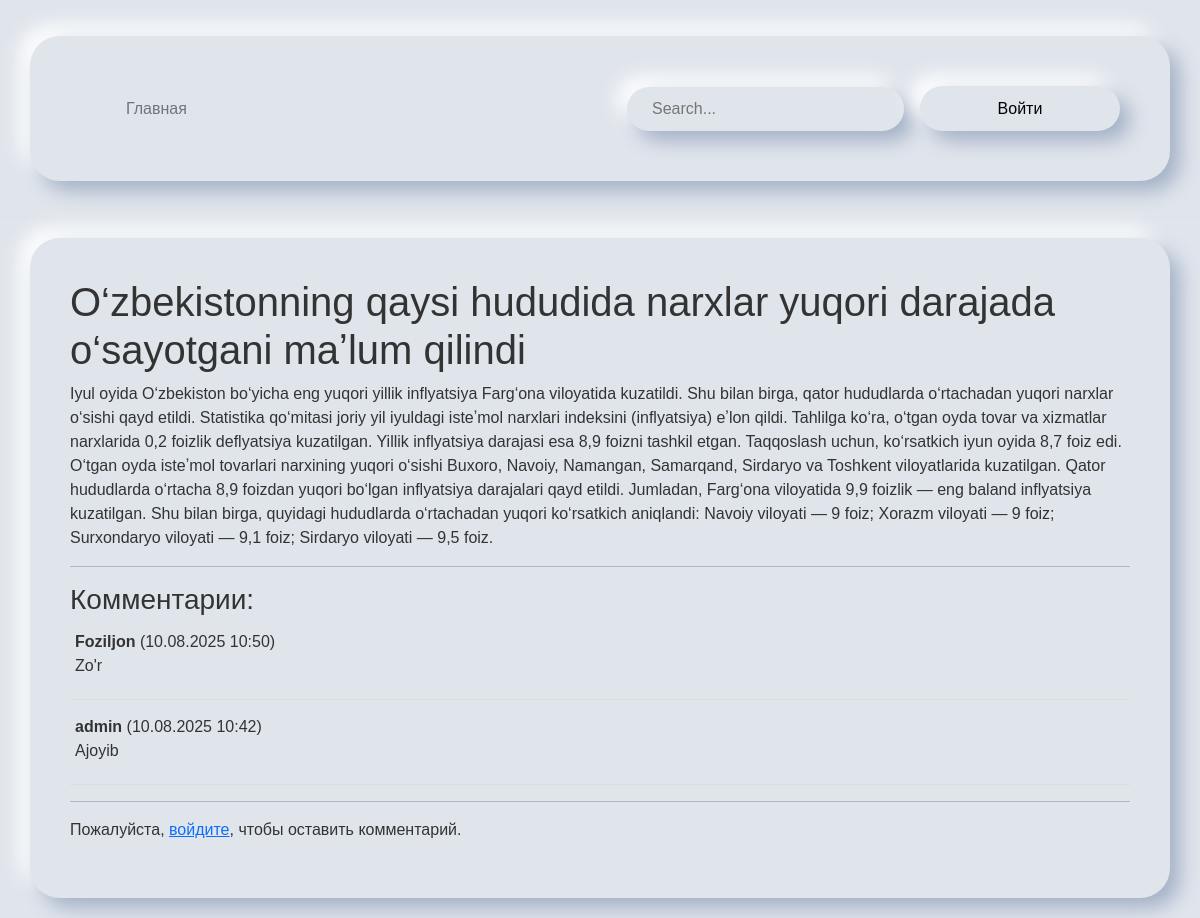
The page /news/1/ on the database its author committed.
### index/models.py (models this page shows, shortened)
class News(models.Model):
    title = models.CharField(max_length=128)
    main_content = models.TextField()
    news_category = models.ForeignKey(NewsCategory, on_delete=models.CASCADE)
    added_date = models.DateTimeField(auto_now_add=True)
    class Meta:
        verbose_name_plural = 'News'

class Comment(models.Model):
    news = models.ForeignKey(News, on_delete=models.CASCADE, related_name='comments')
    author = models.ForeignKey(User, on_delete=models.CASCADE)
    text = models.TextField()
    created_at = models.DateTimeField(auto_now_add=True)

### index/views.py (the view)
# urls.py: path('news/<int:pk>/', views.news_detail, name='news_detail'),
def news_detail(request, pk):
    news_item = get_object_or_404(News, pk=pk)
    comments = news_item.comments.all().order_by('-created_at')
    if request.method == 'POST':
        if request.user.is_authenticated:
            form = CommentForm(request.POST)
            if form.is_valid():
                comment = form.save(commit=False)
                comment.news = news_item
                comment.author = request.user
                comment.save()
                return redirect('news_detail', pk=news_item.pk)
        else:
            return redirect('login')
    else:
        form = CommentForm()
    return render(request, 'news/news_detail.html', {
        'news': news_item,
        'comments': comments,
        'form': form
    })

### index/forms.py
class CommentForm(forms.ModelForm):
    class Meta:
        model = Comment
        fields = ['text']
        widgets = {
            'text': forms.Textarea(attrs={'rows': 3, 'placeholder': 'Напишите комментарий ...'})
        }

### index/templates/news/news_detail.html (shortened to what this page needs)
{% load static %}
<!DOCTYPE html>
<html lang="ru">
<head>
    <link href="https://cdn.jsdelivr.net/npm/bootstrap@5.3.7/dist/css/bootstrap.min.css" rel="stylesheet">
    <link rel="stylesheet" href="{% static 'CSS/style.css' %}">
</head>
<body>
<header class="p-3 mb-3 border-bottom">
    <div class="container">
        <div class="d-flex flex-wrap align-items-center justify-content-center justify-content-lg-start">
            <a href="/" class="d-flex align-items-center mb-2 mb-lg-0 link-body-emphasis text-decoration-none">
            <svg class="bi me-2" width="40" height="32" role="img" aria-label="Bootstrap">
                <use xlink:href="#bootstrap"></use>
            </svg>
        </a>
            <ul class="nav col-12 col-lg-auto me-lg-auto mb-2 justify-content-center mb-md-0">
                <li><a href="/" class="nav-link px-2 link-secondary">Главная</a></li>
            </ul>
            <form class="col-12 col-lg-auto mb-3 mb-lg-0 me-lg-3" role="search">
                <input type="search" placeholder="Search..." aria-label="Search">
            </form>
            {% if user.is_authenticated %}
                <a href="/add/" class ="button button-header">Добавить новость</a>
                <a href="/logout" class ="button button-header" >Выйти</a>
            {% else %}
                <a href="/accounts/login/" class="button button-header">Войти</a>
            {% endif %}
        </div>
    </div>
</header>
<div class="container">
<h1>{{ news.title }}</h1>
<p>{{ news.main_content }}</p>
<hr>
<h3>Комментарии:</h3>
{% for comment in comments %}
<div style="border-bottom: 1px solid #ddd; margin-bottom: 10px; padding: 5px;">
    <strong>{{ comment.author.username }}</strong> ({{ comment.created_at|date:"d.m.Y H:i" }})
    <p>{{ comment.text }}</p>
</div>
{% empty %}
<p>Комментариев пока нет.</p>
{% endfor %}
<hr>
{% if user.is_authenticated %}
<form method="post">
    {% csrf_token %}
    {{ form.as_p }}
    <button type="submit" class="neumorphic-button button">Отправить</button>
</form>
{% else %}
<p>Пожалуйста, <a href="{% url 'login' %}">войдите</a>, чтобы оставить комментарий.</p>
{% endif %}
</div>
</body>
</html>

### static/CSS/style.css (style rules this page uses)
body { font-family: Arial, sans-serif; margin: 0; padding: 0; background: #e0e5ec; color: #333; }
.container { margin: 20px auto; border-radius: 30px; background: #e0e5ec; padding: 40px; box-shadow: 10px 10px 20px #a3b1c6, -10px -10px 20px #fff; gap: 30px; }
button, .button { display: flex; justify-content: center; align-items: center; text-decoration: none; color: black; box-shadow: 10px 10px 20px #a3b1c6, -10px -10px 20px #fff; background-color: #fff; padding: 5px 25px 5px 25px; margin: 0px 10px; border: none; height: 37px; border-radius: 5px; transition: 0.3s; }
.button-header { width: 200px; height: 45px; background: #e0e5ec; border-radius: 30px; box-shadow: 10px 10px 20px #a3b1c6, -10px -10px 20px #fff; padding: 10px 25px; margin: 10px; border: none; transition: 0.3s; }
input, textarea, select { width: 100%; background: #e0e5ec; border-radius: 30px; box-shadow: 10px 10px 20px #a3b1c6, -10px -10px 20px #fff; padding: 10px 25px; margin: 10px; border: none; transition: 0.3s; }

### rows shown on the page
News: title "O‘zbekistonning qaysi hududida narxlar yuqori darajada o‘sayotgani maʼlum qilindi", main_content "Iyul oyida O‘zbekiston bo‘yicha eng yuqori yillik inflyatsiya Farg‘ona viloyatida kuzatildi. Shu bilan birga, qator hududlarda o‘rtachadan yuqori narxlar o‘sishi qayd etildi. Statistika qo‘mitasi joriy yil iyuldagi isteʼmol narxlari indeksini (inflyatsiya) eʼlon qildi. Tahlilga ko‘ra, o‘tgan oyda tovar va xizmatlar narxlarida 0,2 foizlik deflyatsiya kuzatilgan. Yillik inflyatsiya darajasi esa 8,9 foizni tashkil etgan. Taqqoslash uchun, ko‘rsatkich iyun oyida 8,7 foiz edi. O‘tgan oyda isteʼmol tovarlari narxining yuqori o‘sishi Buxoro, Navoiy, Namangan, Samarqand, Sirdaryo va Toshkent viloyatlarida kuzatilgan. Qator hududlarda o‘rtacha 8,9 foizdan yuqori bo‘lgan inflyatsiya darajalari qayd…"
Comment: author.username "Foziljon", created_at "10.08.2025 10:50", text "Zo'r"
Comment: author.username "admin", created_at "10.08.2025 10:42", text "Ajoyib"
